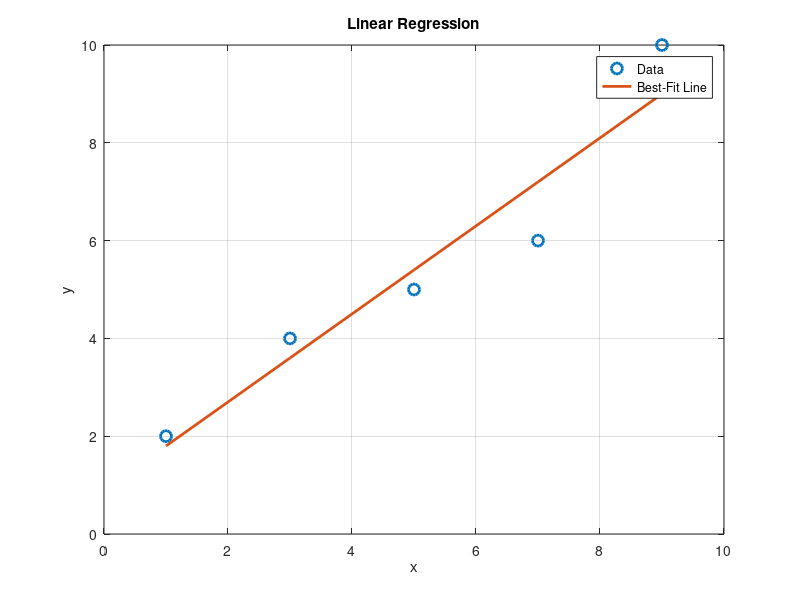

This chart was generated by the following MATLAB code:
%Define x and y data points
x = [1 3 5 7 9];
y = [2 4 5 6 10];
%Compute linear regression coefficients
%p(1) = slope, p(2) = intercept
p = polyfit(x,y,1);

%Evaluate the fitted line at x values
Y = polyval(p,x);

%Plot original data points
plot(x,y,'o','MarkerSize',8,'LineWidth',2)
%Keep current figure for next plot
hold on
%Plot regression line
plot(x,Y,'LineWidth',2)
%Add grid
grid on
%Label axes
xlabel('x')
ylabel('y')
%Add title
title('Linear Regression')
%Add Legend
legend('Data','Best-Fit Line')
